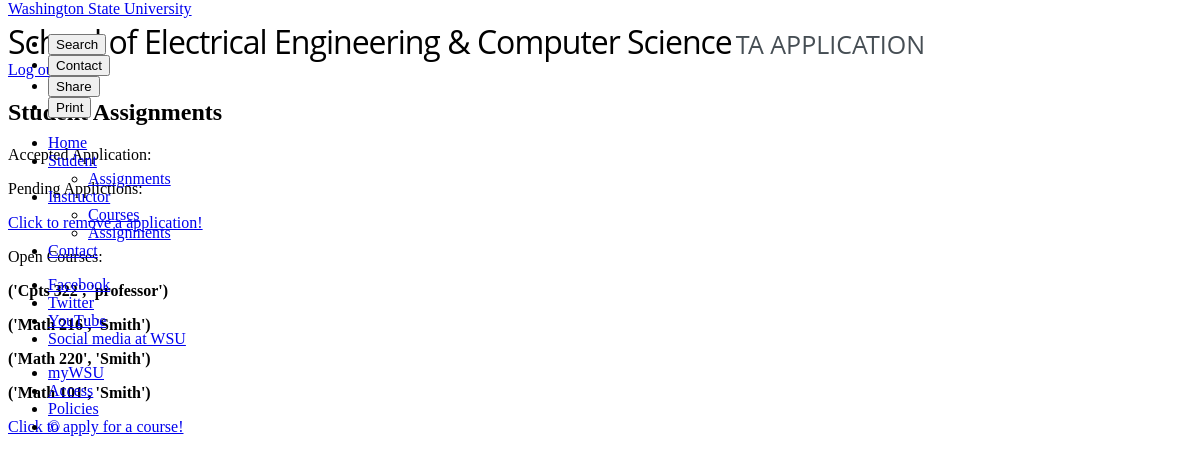
/student_assignment (signed in), run on the app's committed database.
### app/models.py (models this page shows, shortened)
class Courses(db.Model):
    id = db.Column(db.Integer, primary_key=True)
    name = db.Column(db.String(140), unique=False)
    instructor = db.Column(db.String(140), unique=False)
    available = db.Column(db.String(140), unique=False)
    TAs = db.Column(db.String(200), unique=False)

### app/routes.py (the view)
@app.route('/student_assignment', methods=['GET', 'POST'])
@login_required
def student_assignment():
	user = current_user
	course = Courses.query.filter_by(available="open").all()
	myapps = Apps.query.filter_by(wsuid=user.wsuid,accepted='no').all()
	Aapp = Apps.query.filter_by(wsuid=user.wsuid,accepted="yes").first()
	return render_template("student_assignment.html", title='Student_assignment_page', course = course, myapps = myapps, Aapp=Aapp)

### app/models.py (called while the page is built)
@login.user_loader
def load_user(id):
    return User.query.get(int(id))

### app/templates/student_assignment.html (shortened to what this page needs)
﻿{% extends "base.html" %}
{% block content %}
<div class="student_assignment">
    <a href="{{ url_for('logout') }}">Log out</a>
    <h1 class="subheader">Student Assignments</h1>
    <p>Accepted Application:</p>
    <p>Pending Applictions:</p>
    <p><a href="{{ url_for('remove_application') }}">Click to remove a application!</a></p>
    <p>Open Courses:</p>
    {% for c in course %}
    <div>
        <p><b>{{ c.name , c.instructor }}</b></p>
    </div>
    {% endfor %}
    <p><a href="{{ url_for('add_application') }}">Click to apply for a course!</a></p>
</div>
{% endblock %}

### data on the page
Courses: name+instructor "('Cpts 322', 'professor')"
Courses: name+instructor "('Math 216', 'Smith')"
Courses: name+instructor "('Math 220', 'Smith')"
Courses: name+instructor "('Math 101', 'Smith')"
